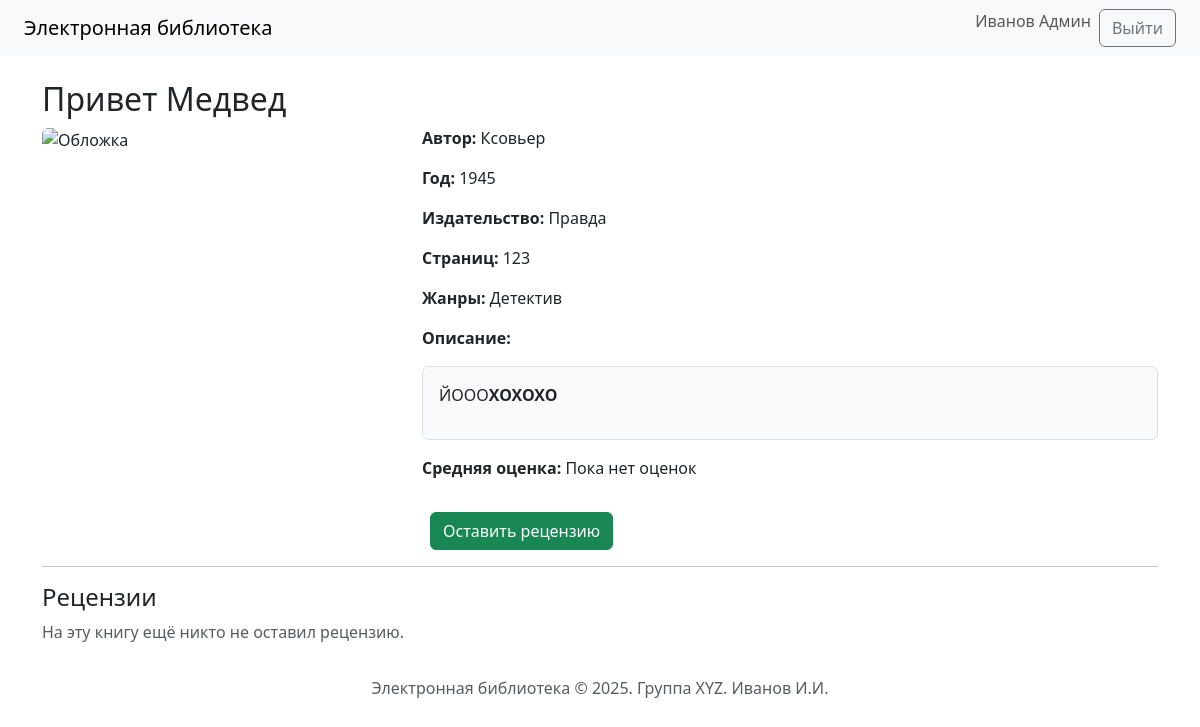
The app's page /book/6 (signed in), older data.
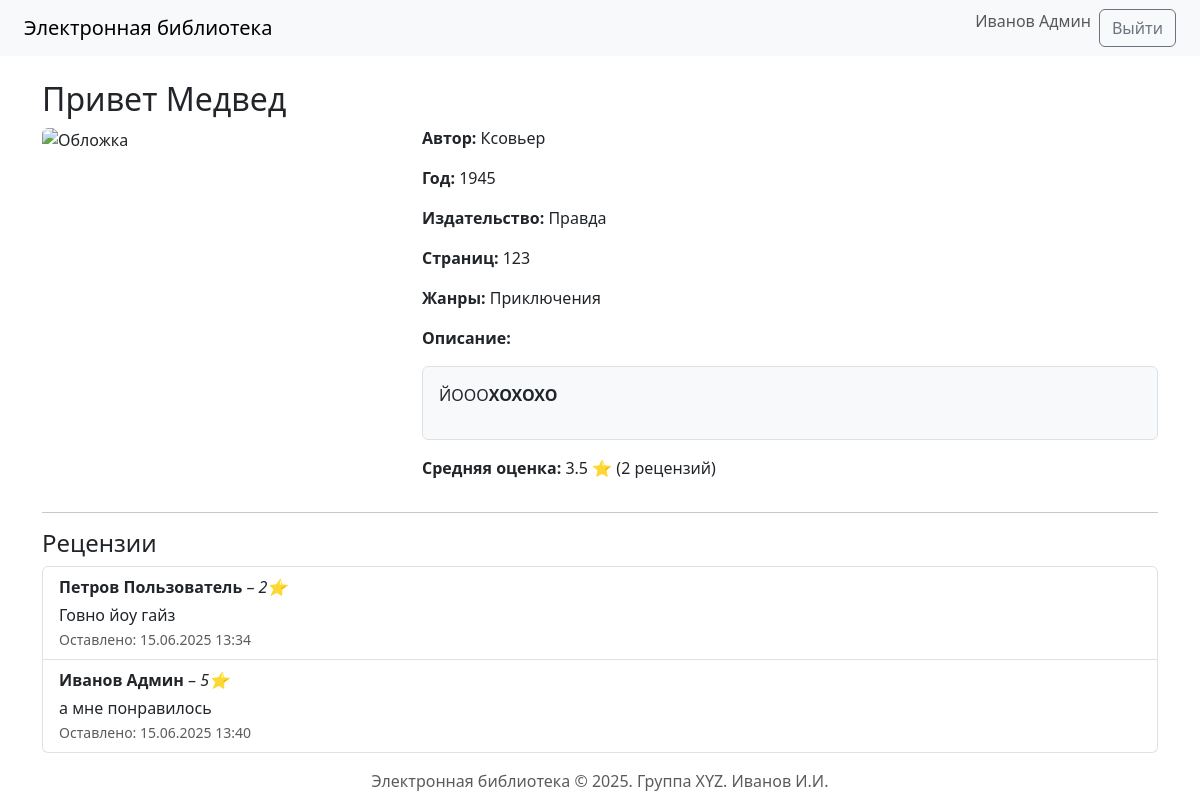
The same page, newer data.
### app/models.py (models this page shows, shortened)
class Review(db.Model):
    id = db.Column(db.Integer, primary_key=True)
    book_id = db.Column(db.Integer, db.ForeignKey('book.id', ondelete='CASCADE'), nullable=False)
    user_id = db.Column(db.Integer, db.ForeignKey('user.id', ondelete='CASCADE'), nullable=False)
    rating = db.Column(db.Integer, nullable=False)
    text = db.Column(db.Text, nullable=False)
    created_at = db.Column(db.DateTime, default=datetime.utcnow, nullable=False)

class User(UserMixin, db.Model):
    id = db.Column(db.Integer, primary_key=True)
    login = db.Column(db.String(64), unique=True, nullable=False)
    password_hash = db.Column(db.String(128), nullable=False)
    last_name = db.Column(db.String(64), nullable=False)
    first_name = db.Column(db.String(64), nullable=False)
    middle_name = db.Column(db.String(64), nullable=True)
    role_id = db.Column(db.Integer, db.ForeignKey('role.id'), nullable=False)
    reviews = db.relationship('Review', backref='user', lazy=True, cascade="all, delete")
    collections = db.relationship('Collection', backref='user', lazy=True, cascade="all, delete")
    def get_full_name(self):
        return f'{self.last_name} {self.first_name} {self.middle_name or ""}'.strip()

### app/routes/books.py (the view)
@bp.route('/book/<int:id>')
def view(id):
    book = Book.query.get_or_404(id)
    book.description_html = markdown.markdown(book.description or "")
    return render_template('books/view.html', book=book)

### app/models.py (called while the page is built)
@login_manager.user_loader
def load_user(user_id):
    return User.query.get(int(user_id))

    def average_rating(self):
        if not self.reviews:
            return None
        return round(sum([r.rating for r in self.reviews]) / len(self.reviews), 1)

    def review_count(self):
        return len(self.reviews)

### app/templates/books/view.html (shortened to what this page needs)
{% extends 'base.html' %}
{% block content %}
<h2>{{ book.title }}</h2>
<div class="row">
    <div class="col-md-4">
        <img src="{{ url_for('static', filename='uploads/cover_' ~ book.cover.id) if book.cover else url_for('static', filename='uploads/no-image-large.jpg') }}"
             alt="Обложка"
             class="img-fluid rounded">
    </div>
    <div class="col-md-8">
        <p><strong>Автор:</strong> {{ book.author }}</p>
        <p><strong>Год:</strong> {{ book.year }}</p>
        <p><strong>Издательство:</strong> {{ book.publisher }}</p>
        <p><strong>Страниц:</strong> {{ book.pages }}</p>
        <p><strong>Жанры:</strong> {{ book.genres | map(attribute='name') | join(', ') }}</p>
        <p><strong>Описание:</strong></p>
        <div class="border rounded p-3 bg-light">
            {{ book.description_html | safe }}
        </div>
        <p class="mt-3"><strong>Средняя оценка:</strong>
            {% if book.average_rating() %}
                {{ book.average_rating() }} ⭐ ({{ book.review_count() }} рецензий)
            {% else %}
                Пока нет оценок
            {% endif %}
        </p>
        {% if current_user.is_authenticated %}
            {% if current_user.role.name in ['пользователь', 'модератор', 'администратор'] %}
                {% set has_review = book.reviews | selectattr("user_id", "equalto", current_user.id) | list %}
                {% if not has_review %}
                    <a href="{{ url_for('reviews.add_review', book_id=book.id) }}" class="btn btn-success mt-3 ms-2">
                        Оставить рецензию
                    </a>
                {% endif %}
            {% endif %}
        {% endif %}
    </div>
</div>
<hr>
<h4>Рецензии</h4>
{% if book.reviews %}
    <ul class="list-group">
        {% for review in book.reviews %}
            <li class="list-group-item">
                <strong>{{ review.user.get_full_name() }}</strong> – <em>{{ review.rating }}⭐</em><br>
                <div class="mt-1">{{ review.text | safe }}</div>
                <small class="text-muted">Оставлено: {{ review.created_at.strftime('%d.%m.%Y %H:%M') }}</small>
            </li>
        {% endfor %}
    </ul>
{% else %}
    <p class="text-muted">На эту книгу ещё никто не оставил рецензию.</p>
{% endif %}
{% endblock %}

Row changes from the older to the newer data that the page shows:
added Review: average_rating "3.5", user.get_full_name "Петров Пользователь", rating "2", text "Говно йоу гайз", created_at "15.06.2025 13:34"
added Review: user.get_full_name "Иванов Админ", rating "5", text "а мне понравилось", created_at "15.06.2025 13:40"
Text that changed along with them:
{{ book.genres | map(attribute='name') | join(', ') }}: "Детектив" → "Приключения"
{{ book.review_count() }}: (not shown) → "2"
text no longer shown: "Пока нет оценок Оставить рецензию На эту книгу ещё никто не оставил рецензию."
text now shown: "⭐ ( рецензий)"
